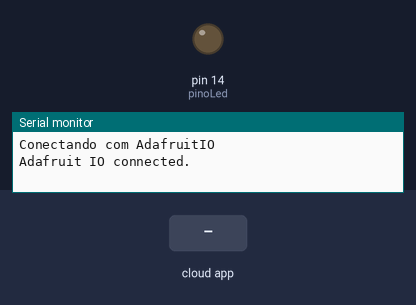
The sketch below on a simulated Arduino Leonardo, built for the host (arithmetic inside an expression is 32-bit, double 64-bit). Parts: output pins drawn as LEDs (lit = HIGH), the last lines printed to the serial monitor. Inputs (shaded band) come from the test bench.

Above: at 3.7 s.
3.8 s: the phone or cloud app sets botaoled to 1
At 4.1 s:
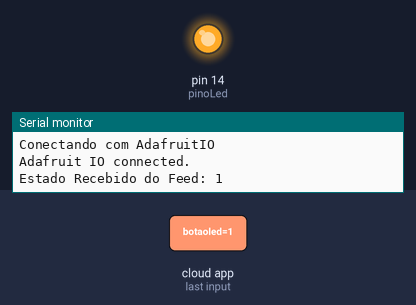
5.3 s: the phone or cloud app sets botaoled to 0
At 6.5 s:
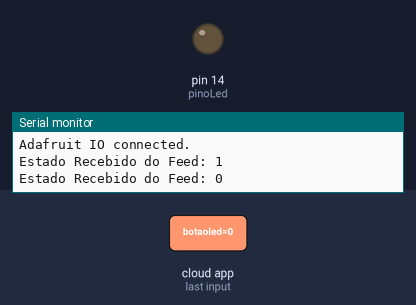
Timing chart, 0 to 8.3 s (numbered marks = the images above; inputs shaded):
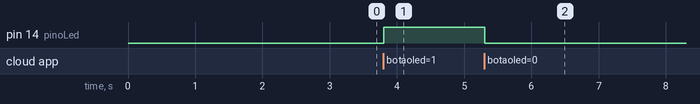

The sketch:

led.ino
```cpp
#define pinoLed 14

#include <math.h>
#include "AdafruitIO_WiFi.h"

// Configuração do WiFi
#define WIFI_SSID "iPhone de Leonardo"
#define WIFI_PASS "pedroso7"

// Autenticação AdafuritIO
#define IO_USERNAME "Pedroso7"
#define IO_KEY "aio_GGss902VVflZvLIJWb70L4RnjAiJ"

AdafruitIO_WiFi io(IO_USERNAME, IO_KEY, WIFI_SSID, WIFI_PASS);

AdafruitIO_Feed *botaoled = io.feed("botaoled");

void setup() {

  pinMode(pinoLed, OUTPUT);
  Serial.begin(115200);

  while (!Serial)
    ;

  Serial.println("Conectando com AdafruitIO");
  io.connect();

  int numTentativas = 0;

  while (io.status() < AIO_CONNECTED) {
    Serial.print(numTentativas);
    Serial.println(" - Conexão Ainda Não Realizada");
    numTentativas = numTentativas + 1;
    delay(500);
  }

  // Mostra status da conexão

  Serial.println();
  Serial.println(io.statusText());

  // Configuração do Callback, quando o feed recebe(atualizar) um valor

  botaoled->onMessage(handleBotaoLed);  // Registra a função de Callback

  delay(1000);
}

void loop() {

  io.run();  // Manter a conexão com a AdrafuitIO Ativa

  //delay(3000);
}
```

receberInfo.ino
```cpp
// Função chamada automaticamente quando o feed receber atualizações

void handleBotaoLed(AdafruitIO_Data *data) {

  bool estadoBotao = data->toBool();

  Serial.print(F("Estado Recebido do Feed: "));
  Serial.println(estadoBotao);

  // Lógica para Acender ou Não o LED

  if (estadoBotao == true) {
    digitalWrite(pinoLed, HIGH);
  }
  else{
    digitalWrite(pinoLed, LOW);
  }
}
```

Measured:
- after the input at 3.8 s, pin 14 (pinoLed): LOW → HIGH at once
- after the input at 5.3 s, pin 14 (pinoLed): HIGH → LOW at once
